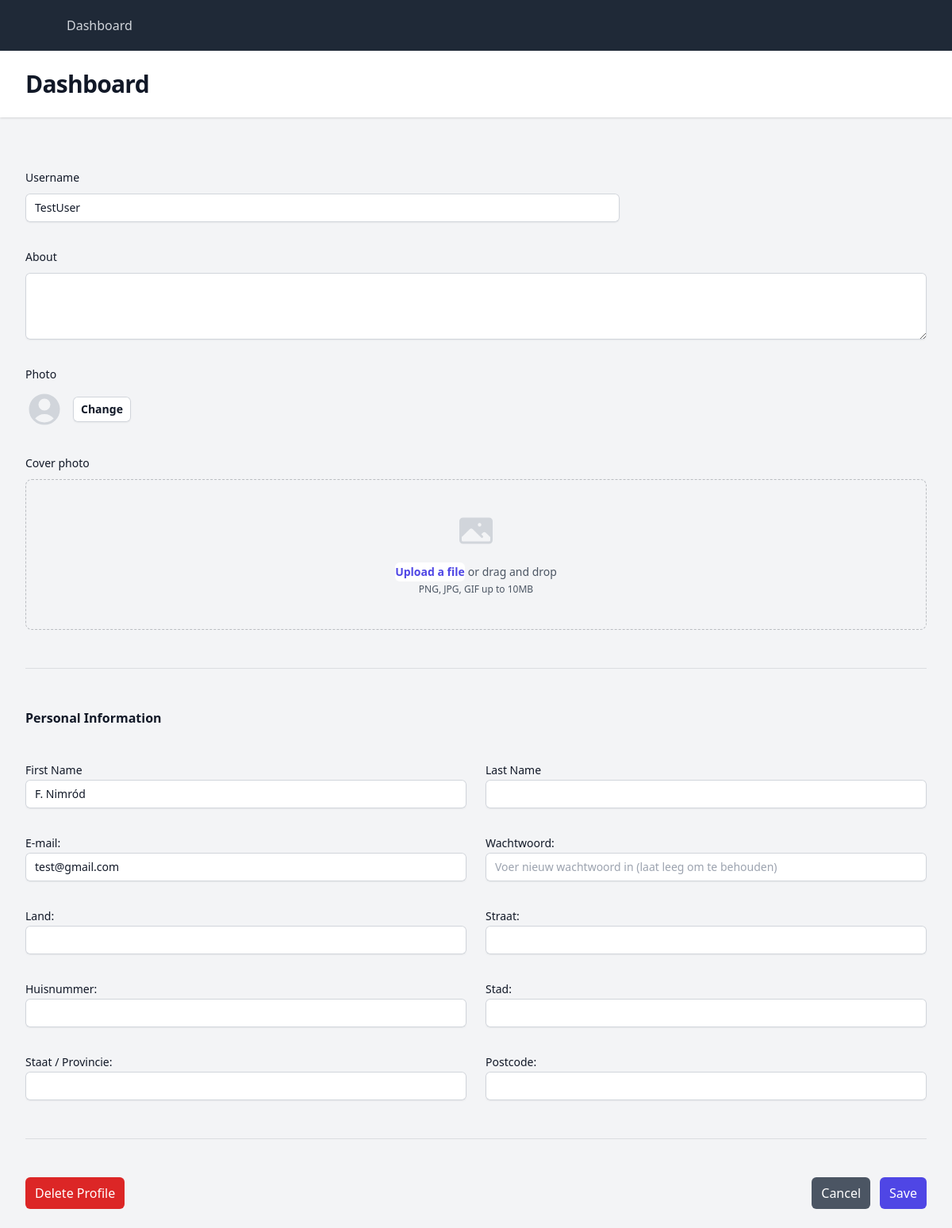
Before: /edit_profile.php (signed in) with the older database file.
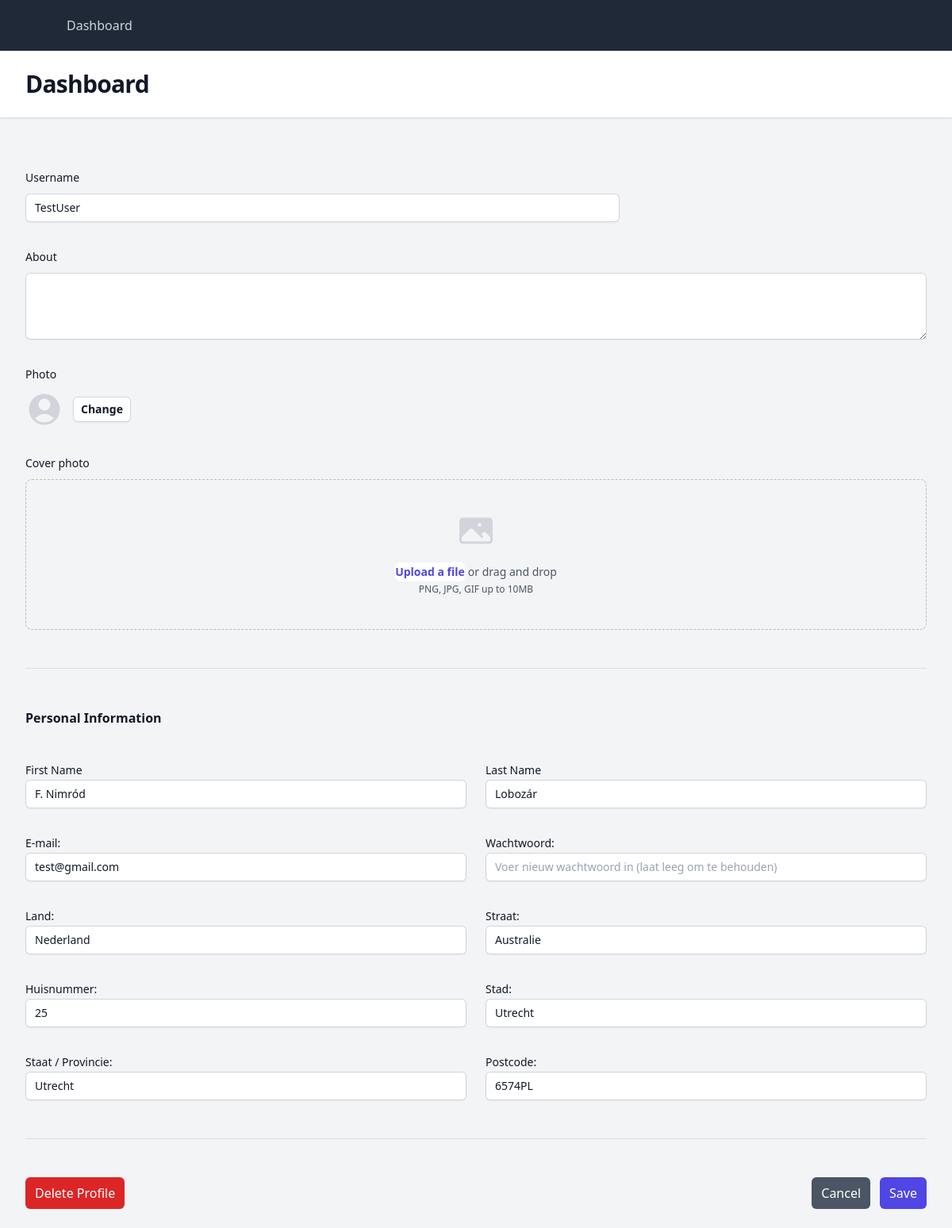
After: the same page with the newer database file.
### tables this page shows
CREATE TABLE IF NOT EXISTS `users` (
  `id` int NOT NULL AUTO_INCREMENT,
  `username` varchar(100) NOT NULL,
  `first_name` varchar(255) DEFAULT NULL,
  `last_name` varchar(255) DEFAULT NULL,
  `country` varchar(255) DEFAULT NULL,
  `street` varchar(255) DEFAULT NULL,
  `adres` varchar(255) DEFAULT NULL,
  `city` varchar(255) DEFAULT NULL,
  `state_province` varchar(255) DEFAULT NULL,
  `zip_postal_code` varchar(20) DEFAULT NULL,
  `email` varchar(100) NOT NULL,
  `password` varchar(255) NOT NULL,
  `created_at` timestamp NULL DEFAULT CURRENT_TIMESTAMP,
  `is_admin` tinyint(1) DEFAULT '0',
  `about` text,
  `profile_photo` varchar(255) DEFAULT 'assets/img/default/default-profile.png',
  `cover_photo` varchar(255) DEFAULT 'assets/img/default/default-profile.jpg',
  PRIMARY KEY (`id`),
  UNIQUE KEY `email` (`email`)
);

### edit_profile.php (the view, shortened to what this page needs)
<?php
include 'config/config.php';
$user_id = $_SESSION['user_id'];
$query = "SELECT * FROM users WHERE id = :user_id";
$stmt = $pdo->prepare($query);
$stmt->bindParam(':user_id', $user_id, PDO::PARAM_INT);
$stmt->execute();
$user = $stmt->fetch(PDO::FETCH_ASSOC);
if ($user) {
    $username = $user['username'] ?? '';
    $first_name = $user['first_name'] ?? '';
    $last_name = $user['last_name'] ?? '';
    $country = $user['country'] ?? '';
    $street = $user['street'] ?? '';
    $email = $user['email'] ?? '';
    $adres = $user['adres'] ?? '';
    $about = $user['about'] ?? '';
    $city = $user['city'] ?? '';
    $state_province = $user['state_province'] ?? '';
    $zip_postal_code = $user['zip_postal_code'] ?? '';
} else {
    $username = $email = $country = $street = $adres = $city = $state_province = $zip_postal_code = '';
}
?>
<!DOCTYPE html>
<html class="h-full bg-gray-100" lang="en">
<head>
    <script src="https://cdn.tailwindcss.com"></script>
</head>
<body class="h-full">
    <div class="min-h-full">
        <nav class="bg-gray-800">
            <div class="mx-auto max-w-7xl px-4 sm:px-6 lg:px-8">
                <div class="flex h-16 items-center justify-between">
                    <div class="flex items-center">
                        <div class="hidden md:block">
                            <div class="ml-10 flex items-baseline space-x-4">
                                <?php
                                if (isset($_SESSION['user_id']) && isset($_SESSION['is_admin']) && $_SESSION['is_admin'] === 1) {
                                    echo ('<a href="/admin_dashboard" class="block rounded-md px-3 py-2 text-base font-medium text-gray-300 hover:bg-gray-700 hover:text-white">Admin-Dashboard</a>
                                    <a href="/dashboard" class="block rounded-md px-3 py-2 text-base font-medium text-gray-300 hover:bg-gray-700 hover:text-white">User-Dashboard</a>
                                ');
                                } else {
                                    echo ('<a href="/dashboard" class="block rounded-md px-3 py-2 text-base font-medium text-gray-300 hover:bg-gray-700 hover:text-white">Dashboard</a>
                                ');
                                }
                                ?>
                            </div>
                        </div>
                    </div>
                </div>
            </div>
        </nav>
        <header class="bg-white shadow">
            <div class="mx-auto max-w-7xl px-4 py-6 sm:px-6 lg:px-8">
                <h1 class="text-3xl font-bold tracking-tight text-gray-900">Dashboard</h1>
            </div>
        </header>
        <main>
            <div class="mx-auto max-w-7xl px-4 py-6 sm:px-6 lg:px-8">
                <form action="update_profile.php" method="POST" enctype="multipart/form-data">
                    <div class="space-y-12">
                        <div class="border-b border-gray-900/10 pb-12">
                            <div class="mt-10 grid grid-cols-1 gap-x-6 gap-y-8 sm:grid-cols-6">
                                <div class="sm:col-span-4">
                                    <label for="username" class="block text-sm font-medium leading-6 text-gray-900">Username</label>
                                    <div class="mt-2">
                                        <input type="text" name="username" id="username" autocomplete="username" class="block w-full pl-3 rounded-md border-0 py-1.5 text-gray-900 shadow-sm ring-1 ring-inset ring-gray-300 placeholder:text-gray-400 focus:ring-2 focus:ring-inset focus:ring-indigo-600 sm:text-sm sm:leading-6" value="<?php echo htmlspecialchars($username); ?>" autocomplete="username" placeholder="<?php echo htmlspecialchars($username); ?>">
                                    </div>
                                </div>
                                <div class="col-span-full">
                                    <label for="about" class="block text-sm font-medium leading-6 text-gray-900">About</label>
                                    <div class="mt-2">
                                        <textarea id="about" name="about" rows="3" class="pl-3 block w-full rounded-md border-0 py-1.5 text-gray-900 shadow-sm ring-1 ring-inset ring-gray-300 placeholder:text-gray-400 focus:ring-2 focus:ring-inset focus:ring-indigo-600 sm:text-sm sm:leading-6" value="<?php echo htmlspecialchars($about); ?>" autocomplete="about" placeholder="<?php echo htmlspecialchars($about); ?>"></textarea>
                                    </div>
                                </div>
                                <div class="col-span-full">
                                    <label for="photo" class="block text-sm font-medium leading-6 text-gray-900">Photo</label>
                                    <div class="mt-2 flex items-center gap-x-3">
                                        <label for="profile_photo" class="rounded-md bg-white px-2.5 py-1.5 text-sm font-semibold text-gray-900 shadow-sm ring-1 ring-inset ring-gray-300 hover:bg-gray-50 cursor-pointer">
                                            Change
                                        </label>
                                    </div>
                                </div>
                                <div class="col-span-full">
                                    <label for="cover_photo" class="block text-sm font-medium leading-6 text-gray-900">Cover photo</label>
                                    <div class="mt-2 flex justify-center rounded-lg border border-dashed border-gray-900/25 px-6 py-10">
                                        <div class="text-center">
                                            <div class="mt-4 flex text-sm leading-6 text-gray-600">
                                                <label for="cover_photo" class="relative cursor-pointer rounded-md bg-white font-semibold text-indigo-600 focus-within:outline-none focus-within:ring-2 focus-within:ring-indigo-600 focus-within:ring-offset-2 hover:text-indigo-500">
                                                    <span>Upload a file</span>
                                                </label>
                                                <p class="pl-1">or drag and drop</p>
                                            </div>
                                            <p class="text-xs leading-5 text-gray-600">PNG, JPG, GIF up to 10MB</p>
                                        </div>
                                    </div>
                                </div>
                            </div>
                        </div>
                        <div class="border-b border-gray-900/10 pb-12">
                            <h2 class="text-base font-semibold leading-7 text-gray-900">Personal Information</h2>
                            <div class="mt-10 grid grid-cols-1 gap-x-6 gap-y-8 sm:grid-cols-6">
                                <div class="sm:col-span-3">
                                    <label for="first-name" class="block text-sm font-medium leading-6 text-gray-900">First Name</label>
                                    <input type="text" name="first_name" id="first-name" class="pl-3 block w-full rounded-md border-0 py-1.5 text-gray-900 shadow-sm ring-1 ring-inset ring-gray-300 placeholder:text-gray-400 focus:ring-2 focus:ring-inset focus:ring-indigo-600 sm:text-sm sm:leading-6" value="<?php echo htmlspecialchars($first_name); ?>" autocomplete="first_name" placeholder="<?php echo htmlspecialchars($first_name ?: ''); ?>">
                                </div>
                                <div class="sm:col-span-3">
                                    <label for="last-name" class="block text-sm font-medium leading-6 text-gray-900">Last Name</label>
                                    <input type="text" name="last_name" id="last-name" class="pl-3 block w-full rounded-md border-0 py-1.5 text-gray-900 shadow-sm ring-1 ring-inset ring-gray-300 placeholder:text-gray-400 focus:ring-2 focus:ring-inset focus:ring-indigo-600 sm:text-sm sm:leading-6" value="<?php echo htmlspecialchars($last_name); ?>" autocomplete="last_name" placeholder="<?php echo htmlspecialchars($last_name ?: ''); ?>">
                                </div>
                                <div class="sm:col-span-3">
                                    <label class="block text-sm font-medium leading-6 text-gray-900" for="email">E-mail:</label>
                                    <input class="pl-3 block w-full rounded-md border-0 py-1.5 text-gray-900 shadow-sm ring-1 ring-inset ring-gray-300 placeholder:text-gray-400 focus:ring-2 focus:ring-inset focus:ring-indigo-600 sm:text-sm sm:leading-6" type="email" id="email" name="email" value="<?php echo htmlspecialchars($email); ?>" autocomplete="email" placeholder="<?php echo htmlspecialchars($email ?: ''); ?>">
                                </div>
                                <div class="sm:col-span-3">
                                    <label class="block text-sm font-medium leading-6 text-gray-900" for="password">Wachtwoord:</label>
                                    <input class="pl-3 block w-full rounded-md border-0 py-1.5 text-gray-900 shadow-sm ring-1 ring-inset ring-gray-300 placeholder:text-gray-400 focus:ring-2 focus:ring-inset focus:ring-indigo-600 sm:text-sm sm:leading-6" type="password" id="password" name="password" placeholder="Voer nieuw wachtwoord in (laat leeg om te behouden)">
                                </div>
                                <div class="sm:col-span-3">
                                    <label class="block text-sm font-medium leading-6 text-gray-900" for="country">Land:</label>
                                    <input class="pl-3 block w-full rounded-md border-0 py-1.5 text-gray-900 shadow-sm ring-1 ring-inset ring-gray-300 placeholder:text-gray-400 focus:ring-2 focus:ring-inset focus:ring-indigo-600 sm:text-sm sm:leading-6" type="text" id="country" name="country" value="<?php echo htmlspecialchars($country); ?>" autocomplete="country" placeholder="<?php echo htmlspecialchars($country ?: ''); ?>">
                                </div>
                                <div class="sm:col-span-3">
                                    <label class="block text-sm font-medium leading-6 text-gray-900" for="street">Straat:</label>
                                    <input class="pl-3 block w-full rounded-md border-0 py-1.5 text-gray-900 shadow-sm ring-1 ring-inset ring-gray-300 placeholder:text-gray-400 focus:ring-2 focus:ring-inset focus:ring-indigo-600 sm:text-sm sm:leading-6" type="text" id="street" name="street" value="<?php echo htmlspecialchars($street); ?>" autocomplete="street" placeholder="<?php echo htmlspecialchars($street ?: ''); ?>">
                                </div>
                                <div class="sm:col-span-3">
                                    <label class="block text-sm font-medium leading-6 text-gray-900" for="address">Huisnummer:</label>
                                    <input class="pl-3 block w-full rounded-md border-0 py-1.5 text-gray-900 shadow-sm ring-1 ring-inset ring-gray-300 placeholder:text-gray-400 focus:ring-2 focus:ring-inset focus:ring-indigo-600 sm:text-sm sm:leading-6" type="text" id="adres" name="adres" value="<?php echo htmlspecialchars($adres); ?>" autocomplete="adres" placeholder="<?php echo htmlspecialchars($adres ?: ''); ?>">
                                </div>
                                <div class="sm:col-span-3">
                                    <label class="block text-sm font-medium leading-6 text-gray-900" for="city">Stad:</label>
                                    <input class="pl-3 block w-full rounded-md border-0 py-1.5 text-gray-900 shadow-sm ring-1 ring-inset ring-gray-300 placeholder:text-gray-400 focus:ring-2 focus:ring-inset focus:ring-indigo-600 sm:text-sm sm:leading-6" type="text" id="city" name="city" value="<?php echo htmlspecialchars($city); ?>" autocomplete="city" placeholder="<?php echo htmlspecialchars($city ?: ''); ?>">
                                </div>
                                <div class="sm:col-span-3">
                                    <label class="block text-sm font-medium leading-6 text-gray-900" for="state_province">Staat / Provincie:</label>
                                    <input class="pl-3 block w-full rounded-md border-0 py-1.5 text-gray-900 shadow-sm ring-1 ring-inset ring-gray-300 placeholder:text-gray-400 focus:ring-2 focus:ring-inset focus:ring-indigo-600 sm:text-sm sm:leading-6" type="text" id="state_province" name="state_province" value="<?php echo htmlspecialchars($state_province); ?>" autocomplete="username" placeholder="<?php echo htmlspecialchars($state_province ?: ''); ?>">
                                </div>
                                <div class="sm:col-span-3">
                                    <label class="block text-sm font-medium leading-6 text-gray-900" for="zip_postal_code">Postcode:</label>
                                    <input class="pl-3 block w-full rounded-md border-0 py-1.5 text-gray-900 shadow-sm ring-1 ring-inset ring-gray-300 placeholder:text-gray-400 focus:ring-2 focus:ring-inset focus:ring-indigo-600 sm:text-sm sm:leading-6" type="text" id="zip_postal_code" name="zip_postal_code" value="<?php echo htmlspecialchars($zip_postal_code); ?>" autocomplete="zip_postal_code" placeholder="<?php echo htmlspecialchars($zip_postal_code ?: ''); ?>">
                                </div>
                            </div>
                        </div>
                        <div class="mt-6 flex justify-between items-center">
                            <button type="button" onclick="confirmDelete()" class="rounded-md bg-red-600 px-3 py-2 text-white">
                                Delete Profile
                            </button>
                            <div class="flex gap-3 ml-auto">
                                <button type="button" onclick="window.location.href='dashboard.php'" class="rounded-md bg-gray-600 px-3 py-2 text-white">
                                    Cancel
                                </button>
                                <button type="submit" class="rounded-md bg-indigo-600 px-3 py-2 text-white">
                                    Save
                                </button>
                            </div>
                        </div>
                    </div>
                </form>
            </div>
        </main>
    </div>
</body>
</html>

Changed rows visible on the page:
changed users "TestUser": last_name (not shown) → "Lobozár"; country (not shown) → "Nederland"; street (not shown) → "Australie"; adres (not shown) → "25"; city (not shown) → "Utrecht"; state_province (not shown) → "Utrecht"; zip_postal_code (not shown) → "6574PL"
